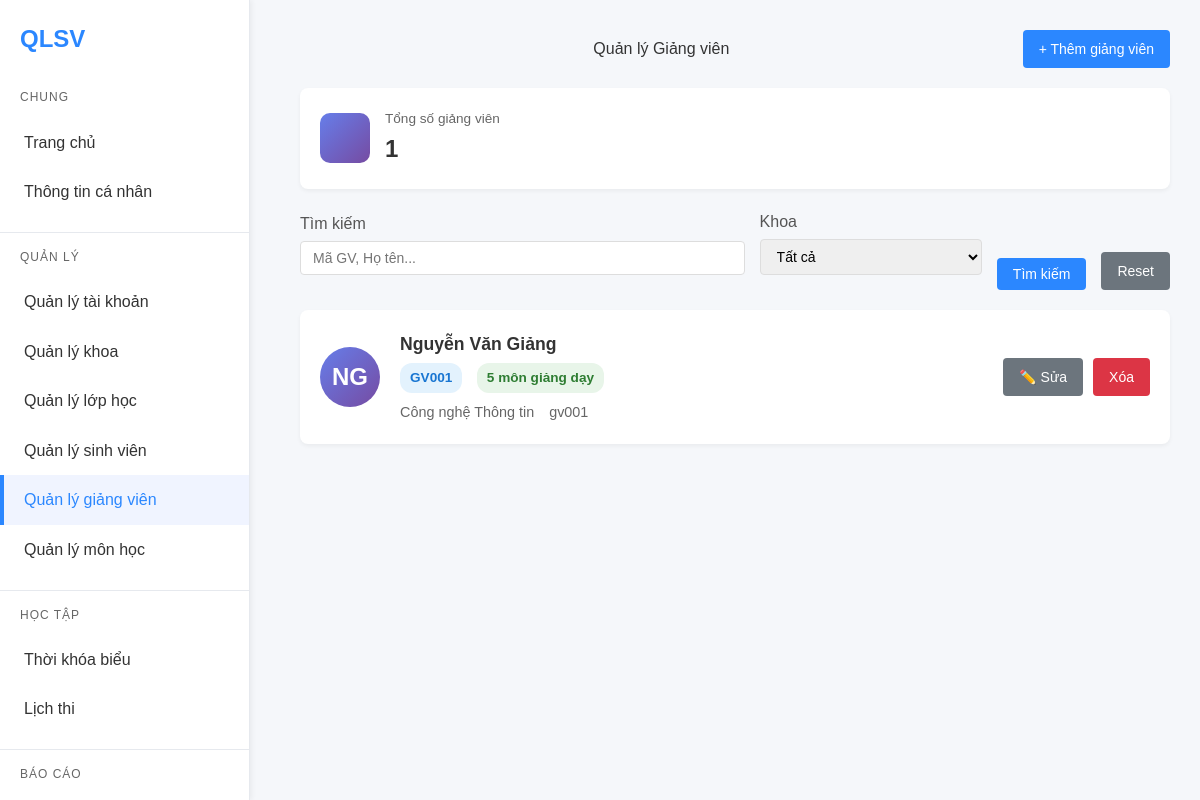
The page /teacher/list.php (signed in) on the database its author committed.
### tables this page shows
CREATE TABLE teachers (
    id INT AUTO_INCREMENT PRIMARY KEY,
    teacher_code VARCHAR(20) UNIQUE NOT NULL,
    user_id INT,
    full_name VARCHAR(100) NOT NULL,
    department_id INT,
    created_at TIMESTAMP DEFAULT CURRENT_TIMESTAMP,
    FOREIGN KEY (user_id) REFERENCES users(id),
    FOREIGN KEY (department_id) REFERENCES departments(id)
);

CREATE TABLE departments (
    id INT AUTO_INCREMENT PRIMARY KEY,
    department_code VARCHAR(10) UNIQUE NOT NULL,
    department_name VARCHAR(100) NOT NULL
);

CREATE TABLE users (
    id INT AUTO_INCREMENT PRIMARY KEY,
    username VARCHAR(50) UNIQUE NOT NULL,
    password VARCHAR(255) NOT NULL,
    role ENUM('admin', 'teacher', 'student') NOT NULL,
    email VARCHAR(100),
    created_at TIMESTAMP DEFAULT CURRENT_TIMESTAMP
);

### teacher/list.php (the view, shortened to what this page needs)
<?php
require_once '../connect.php';
$search = $_GET['search'] ?? '';
$where_conditions = [];
$params = [];
$types = "";
$where_clause = !empty($where_conditions) ? "WHERE " . implode(" AND ", $where_conditions) : "";
$sql = "SELECT
    t.id,
    t.teacher_code,
    t.full_name,
    t.user_id,
    u.username,
    u.email,
    d.department_name,
    d.id as department_id,
    COUNT(DISTINCT subj.id) as subject_count
FROM teachers t
LEFT JOIN users u ON t.user_id = u.id
LEFT JOIN departments d ON t.department_id = d.id
LEFT JOIN subjects subj ON subj.teacher_id = t.id
$where_clause
GROUP BY t.id
ORDER BY t.teacher_code";
if (!empty($params)) {
    $stmt = mysqli_prepare($connection, $sql);
    mysqli_stmt_bind_param($stmt, $types, ...$params);
    mysqli_stmt_execute($stmt);
    $teachers = mysqli_stmt_get_result($stmt);
} else {
    $teachers = mysqli_query($connection, $sql);
}
$total_teachers = mysqli_query($connection, "SELECT COUNT(*) as count FROM teachers");
$total_count = mysqli_fetch_assoc($total_teachers)['count'];
?>
<!DOCTYPE html>
<html lang="vi">
<head>
    <link rel="stylesheet" href="../css/chung.css?v=3">
</head>
<body>
    <div class="sidebar">
        <div class="brand">QLSV</div>
        <div class="nav-section">
            <div class="nav-header">Chung</div>
            <a href="../dashboard.php">Trang chủ</a>
            <a href="../profile.php">Thông tin cá nhân</a>
        </div>
        <div class="nav-section">
            <div class="nav-header">Quản lý</div>
            <a href="../account/list.php">Quản lý tài khoản</a>
            <a href="../department/list.php">Quản lý khoa</a>
            <a href="../classes/list.php">Quản lý lớp học</a>
            <a href="../student/list.php">Quản lý sinh viên</a>
            <a href="list.php" class="active">Quản lý giảng viên</a>
            <a href="../subject/list.php">Quản lý môn học</a>
        </div>
        <div class="nav-section">
            <div class="nav-header">Học tập</div>
            <a href="../schedule/index.php">Thời khóa biểu</a>
            <a href="../schedule/lichthi.php">Lịch thi</a>
        </div>
        <div class="nav-section">
            <div class="nav-header">Báo cáo</div>
            <a href="../reports/students.php">Thống kê sinh viên</a>
        </div>
    </div>
    <div class="main">
        <div class="actions">
            <h1></h1>Quản lý Giảng viên</h1>
            <a href="form.php" class="btn btn-primary">+ Thêm giảng viên</a>
        </div>
        <div class="stats-bar">
            <div class="stat-item">
                <div class="stat-icon"></div>
                <div class="stat-info">
                    <div class="stat-label">Tổng số giảng viên</div>
                    <div class="stat-value"><?php echo $total_count; ?></div>
                </div>
            </div>
        </div>
        <div class="filter-bar">
            <form method="get" action="list.php" style="display: flex; gap: 15px; align-items: flex-end;">
                <div class="form-group" style="flex: 2;">
                    <label>Tìm kiếm</label>
                    <input type="text" name="search" placeholder="Mã GV, Họ tên..."
                           value="<?php echo htmlspecialchars($search); ?>">
                </div>
                <div class="form-group" style="flex: 1;">
                    <label>Khoa</label>
                    <select name="department_id">
                        <option value="">Tất cả</option>
                    </select>
                </div>
                <button type="submit" class="btn btn-primary">Tìm kiếm</button>
                <a href="list.php" class="btn btn-secondary">Reset</a>
            </form>
        </div>
        <div style="margin-top: 20px;">
            <?php if (mysqli_num_rows($teachers) > 0): ?>
                <?php while ($teacher = mysqli_fetch_assoc($teachers)): ?>
                <div class="teacher-card">
                    <div class="teacher-info">
                        <div class="teacher-avatar">
                            <?php echo strtoupper(substr($teacher['full_name'], 0, 2)); ?>
                        </div>
                        <div class="teacher-details">
                            <div class="teacher-name">
                                <?php echo htmlspecialchars($teacher['full_name']); ?>
                            </div>
                            <div>
                                <span class="teacher-code">
                                    <?php echo htmlspecialchars($teacher['teacher_code']); ?>
                                </span>
                                <?php if ($teacher['subject_count'] > 0): ?>
                                <span class="badge badge-primary">
                                     <?php echo $teacher['subject_count']; ?> môn giảng dạy
                                </span>
                                <?php endif; ?>
                            </div>
                            <div class="teacher-meta">
                                <?php if ($teacher['department_name']): ?>
                                <span> <?php echo htmlspecialchars($teacher['department_name']); ?></span>
                                <?php endif; ?>
                                <span> <?php echo htmlspecialchars($teacher['username']); ?></span>
                            </div>
                        </div>
                    </div>
                    <div class="teacher-actions">
                        <a href="form.php?id=<?php echo $teacher['id']; ?>" class="btn btn-secondary">✏️ Sửa</a>
                        <a href="delete.php?id=<?php echo $teacher['id']; ?>"
                           class="btn btn-danger"
                           onclick="return confirm('Bạn có chắc muốn xóa giảng viên này?')">
                             Xóa
                        </a>
                    </div>
                </div>
                <?php endwhile; ?>
            <?php endif; ?>
        </div>
    </div>
</body>
</html>

### css/chung.css (style rules this page uses)
* { margin: 0; padding: 0; box-sizing: border-box; }
body { font-family: Arial, Helvetica, sans-serif; background: #f5f7fa; line-height: 1.6; color: #333; min-height: 100vh; }
.sidebar { position: fixed !important; left: 0; top: 0; width: 250px !important; height: 100vh !important; background: #fff; border-right: 1px solid #e6e9ee; padding-top: 20px; z-index: 1000; overflow-y: auto; box-shadow: 2px 0 5px rgba(0,0,0,0.05); }
.main { margin-left: 270px !important; padding: 30px; min-height: 100vh; }
.brand { font-weight: bold !important; padding: 0 20px 20px !important; color: #2b87ff !important; font-size: 24px !important; }
.sidebar a { display: block !important; padding: 12px 20px !important; color: #333 !important; text-decoration: none !important; border-left: 4px solid transparent !important; transition: all 0.3s ease !important; }
.sidebar a:hover, .sidebar a.active { background: #f0f4ff !important; border-left-color: #2b87ff !important; color: #2b87ff !important; }
.actions { display: flex; justify-content: space-between; align-items: center; margin-bottom: 20px; flex-wrap: wrap; gap: 15px; }
.nav-section { margin-bottom: 15px; border-bottom: 1px solid #e6e9ee; padding-bottom: 15px; }
.nav-header { padding: 0 20px; color: #666; font-size: 12px; text-transform: uppercase; letter-spacing: 1px; margin: 10px 0; }
.form-group { margin-bottom: 15px; }
.form-group label { display: block; margin-bottom: 5px; color: #555; font-weight: 500; }
input[type="text"], input[type="password"], input[type="email"], input[type="number"], input[type="date"], select, textarea { width: 100%; padding: 8px 12px; border: 1px solid #ddd; border-radius: 4px; font-size: 14px; transition: border-color 0.3s ease; }
.btn { display: inline-block; padding: 8px 16px; border: none; border-radius: 4px; cursor: pointer; font-size: 14px; font-weight: 500; text-decoration: none; transition: background-color 0.3s ease; }
.btn-primary { background: #2b87ff; color: white; }
.btn-secondary { background: #6c757d; color: white; }
.btn-danger { background: #dc3545; color: white; }

### teacher/list.php (style rules this page uses)
.stats-bar { background: white; padding: 20px; border-radius: 8px; box-shadow: 0 2px 4px rgba(0,0,0,0.05); margin-bottom: 20px; display: flex; gap: 30px; align-items: center; }
.stat-item { display: flex; align-items: center; gap: 15px; }
.stat-icon { width: 50px; height: 50px; background: linear-gradient(135deg, #667eea 0%, #764ba2 100%); border-radius: 10px; display: flex; align-items: center; justify-content: center; font-size: 1.5rem; }
.stat-info { display: flex; flex-direction: column; }
.stat-label { font-size: 0.85rem; color: #666; }
.stat-value { font-size: 1.5rem; font-weight: bold; color: #333; }
.teacher-card { background: white; border-radius: 8px; padding: 20px; margin-bottom: 15px; box-shadow: 0 2px 4px rgba(0,0,0,0.05); display: flex; justify-content: space-between; align-items: center; transition: all 0.3s; }
.teacher-info { flex: 1; display: flex; gap: 20px; align-items: center; }
.teacher-avatar { width: 60px; height: 60px; background: linear-gradient(135deg, #667eea 0%, #764ba2 100%); border-radius: 50%; display: flex; align-items: center; justify-content: center; color: white; font-size: 1.5rem; font-weight: bold; }
.teacher-details { flex: 1; }
.teacher-name { font-size: 1.1rem; font-weight: 600; color: #333; margin-bottom: 5px; }
.teacher-code { display: inline-block; background: #e3f2fd; color: #1976d2; padding: 4px 10px; border-radius: 12px; font-size: 0.85rem; font-weight: 600; margin-right: 10px; }
.teacher-meta { font-size: 0.9rem; color: #666; display: flex; gap: 15px; flex-wrap: wrap; margin-top: 8px; }
.teacher-actions { display: flex; gap: 10px; }
.badge { display: inline-block; padding: 4px 10px; border-radius: 12px; font-size: 0.85rem; font-weight: 600; }
.badge-primary { background: #e8f5e9; color: #2e7d32; }

### rows shown on the page
teachers: full_name "NG", full_name "Nguyễn Văn Giảng", teacher_code "GV001", subject_count "5", department.department_name "Công nghệ Thông tin", user.username "gv001"

### other values the page prints
$total_count "1"
